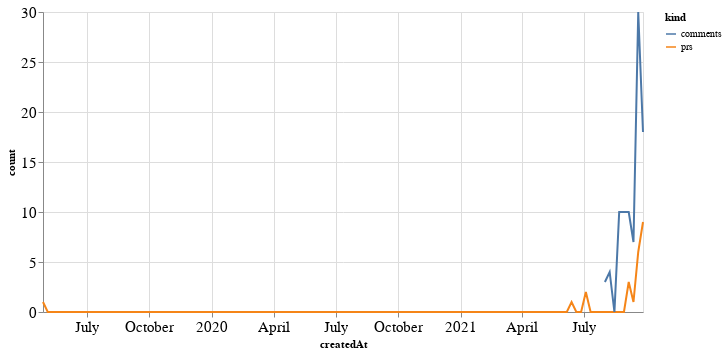

This figure's notebook cell:
### Code cell
alt.Chart(total_time, width=600).mark_line().encode(
    x='createdAt',
    y='count',
    color='kind'
)

### Figure 1 — Vega-Lite specification as saved in the notebook (floating-point values rounded to 4 significant figures; data arrays with more than 128 entries replaced by an {"elided": "..."} marker saying what was removed)
{"config": {"axisLeft": {"labelFontSize": 15}, "axisBottom": {"labelFontSize": 15}}, "data": {"name": "data-a67569659a7a71325925d97c0b32f671"}, "mark": "line", "encoding": {"color": {"type": "nominal", "field": "kind"}, "x": {"type": "temporal", "field": "createdAt"}, "y": {"type": "quantitative", "field": "count"}}, "width": 600, "$schema": "https://vega.github.io/schema/vega-lite/v4.8.1.json", "datasets": {"data-a67569659a7a71325925d97c0b32f671": {"elided": "254 records"}}}
